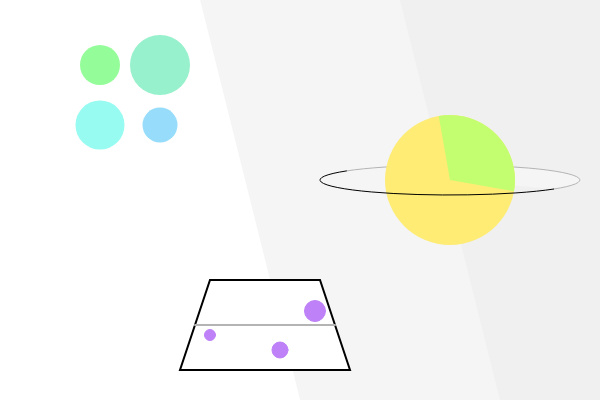
Frame 1 (no input)
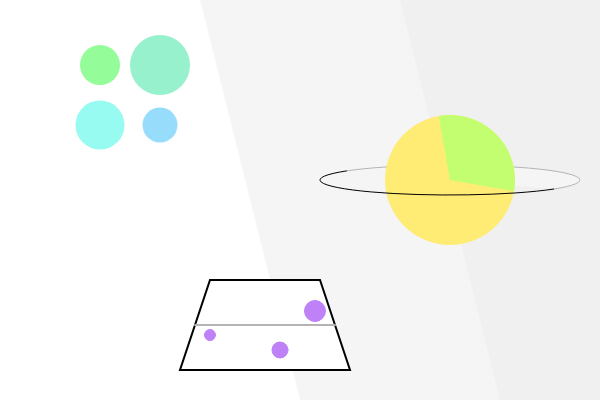
Frame 60 (no input)
Frame 120 (the mouse pressed at the canvas centre since frame 60): identical to frame 60, image omitted

The p5.js sketch that drew these frames (run headless with seeded random() and noise() and a simulated clock; from frame 60 on, the mouse is pressed at the canvas centre):

// p5.js sketch
// ── sketch.js
function setup() {
  createCanvas(600, 400);

}

function draw() { 
  noStroke();
  fill(245);
  quad(300, 400, 600, 400, 600, 0, 200, 0);
  push();
  noStroke();

  fill(240);
  quad(500, 400, 600, 400, 600, 0, 400, 0);
  pop();
  
  push();

  strokeWeight(1);
  stroke(180);
  arc(450, 180, 260, 30, radians(185), radians(5));

  noStroke();
  fill(254,236,117);
  ellipse(450, 180, 130, 130);
  strokeWeight(1);
  fill(195,254,112);
  arc(450, 180, 130, 130, radians(260), radians(10));
  noFill();
  stroke(0);
  arc(450, 180, 260, 30, radians(5), radians(185));
  

  pop();
  
  push();
  fill(255);
  noStroke();
  quad(0,400, 300, 400, 200, 0, 0,0);
  noStroke();
  fill(148,253,154);
  circle(100, 65, 40);
  fill(151,241,204);
  circle(160, 65, 60);
  fill(151,251,241);
  circle(100, 125, 49);
  fill(151,221,251);
  circle(160, 125, 35);
  pop();
  
  push();
  fill(255);
  stroke(0);
  strokeWeight(2);
  quad(180, 370, 350, 370, 320, 280, 210, 280);
  stroke(180);
  line(195, 325, 335, 325);
  

  stroke(190,129,247);
  fill(190,129,247);
  strokeWeight(1);
  ellipse(210, 335, 11, 11);
  stroke(190,129,247);
  fill(190,129,247);
  ellipse(315, 311, 21, 21);
  stroke(190,129,247);
  fill(190,129,247);
  ellipse(280, 350, 16, 16);
  pop();
}
